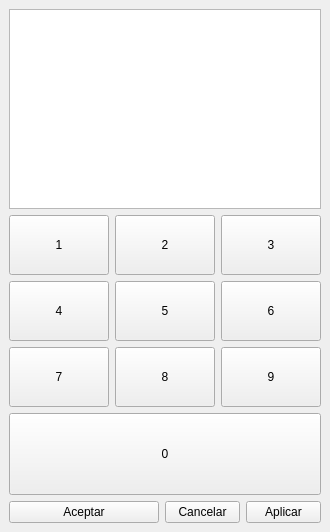
<?xml version="1.0" encoding="UTF-8"?>
<ui version="4.0">
 <class>MainWindow</class>
 <widget class="QMainWindow" name="MainWindow">
  <property name="geometry">
   <rect>
    <x>0</x>
    <y>0</y>
    <width>328</width>
    <height>532</height>
   </rect>
  </property>
  <property name="sizePolicy">
   <sizepolicy hsizetype="Preferred" vsizetype="Preferred">
    <horstretch>0</horstretch>
    <verstretch>0</verstretch>
   </sizepolicy>
  </property>
  <property name="windowTitle">
   <string>Ejemplo de formulario</string>
  </property>
  <widget class="QWidget" name="centralwidget">
   <layout class="QVBoxLayout" name="verticalLayout_2">
    <item>
     <widget class="QTextEdit" name="textEdit">
      <property name="minimumSize">
       <size>
        <width>0</width>
        <height>200</height>
       </size>
      </property>
     </widget>
    </item>
    <item>
     <layout class="QHBoxLayout" name="horizontalLayout">
      <item>
       <layout class="QVBoxLayout" name="verticalLayout_5">
        <item>
         <widget class="QPushButton" name="pushButton_13">
          <property name="sizePolicy">
           <sizepolicy hsizetype="Expanding" vsizetype="Expanding">
            <horstretch>0</horstretch>
            <verstretch>0</verstretch>
           </sizepolicy>
          </property>
          <property name="minimumSize">
           <size>
            <width>0</width>
            <height>60</height>
           </size>
          </property>
          <property name="text">
           <string>1</string>
          </property>
         </widget>
        </item>
        <item>
         <widget class="QPushButton" name="pushButton_11">
          <property name="sizePolicy">
           <sizepolicy hsizetype="Expanding" vsizetype="Expanding">
            <horstretch>0</horstretch>
            <verstretch>0</verstretch>
           </sizepolicy>
          </property>
          <property name="minimumSize">
           <size>
            <width>0</width>
            <height>60</height>
           </size>
          </property>
          <property name="text">
           <string>4</string>
          </property>
         </widget>
        </item>
        <item>
         <widget class="QPushButton" name="pushButton_12">
          <property name="sizePolicy">
           <sizepolicy hsizetype="Expanding" vsizetype="Expanding">
            <horstretch>0</horstretch>
            <verstretch>0</verstretch>
           </sizepolicy>
          </property>
          <property name="minimumSize">
           <size>
            <width>0</width>
            <height>60</height>
           </size>
          </property>
          <property name="text">
           <string>7</string>
          </property>
         </widget>
        </item>
       </layout>
      </item>
      <item>
       <layout class="QVBoxLayout" name="verticalLayout_4">
        <item>
         <widget class="QPushButton" name="pushButton_10">
          <property name="sizePolicy">
           <sizepolicy hsizetype="Expanding" vsizetype="Expanding">
            <horstretch>0</horstretch>
            <verstretch>0</verstretch>
           </sizepolicy>
          </property>
          <property name="minimumSize">
           <size>
            <width>0</width>
            <height>60</height>
           </size>
          </property>
          <property name="text">
           <string>2</string>
          </property>
         </widget>
        </item>
        <item>
         <widget class="QPushButton" name="pushButton_6">
          <property name="sizePolicy">
           <sizepolicy hsizetype="Expanding" vsizetype="Expanding">
            <horstretch>0</horstretch>
            <verstretch>0</verstretch>
           </sizepolicy>
          </property>
          <property name="minimumSize">
           <size>
            <width>0</width>
            <height>60</height>
           </size>
          </property>
          <property name="text">
           <string>5</string>
          </property>
         </widget>
        </item>
        <item>
         <widget class="QPushButton" name="pushButton_4">
          <property name="sizePolicy">
           <sizepolicy hsizetype="Expanding" vsizetype="Expanding">
            <horstretch>0</horstretch>
            <verstretch>0</verstretch>
           </sizepolicy>
          </property>
          <property name="minimumSize">
           <size>
            <width>0</width>
            <height>60</height>
           </size>
          </property>
          <property name="text">
           <string>8</string>
          </property>
         </widget>
        </item>
       </layout>
      </item>
      <item>
       <layout class="QVBoxLayout" name="verticalLayout_3">
        <item>
         <widget class="QPushButton" name="pushButton_3">
          <property name="sizePolicy">
           <sizepolicy hsizetype="Expanding" vsizetype="Expanding">
            <horstretch>0</horstretch>
            <verstretch>0</verstretch>
           </sizepolicy>
          </property>
          <property name="text">
           <string>3</string>
          </property>
         </widget>
        </item>
        <item>
         <widget class="QPushButton" name="pushButton">
          <property name="sizePolicy">
           <sizepolicy hsizetype="Expanding" vsizetype="Expanding">
            <horstretch>0</horstretch>
            <verstretch>0</verstretch>
           </sizepolicy>
          </property>
          <property name="text">
           <string>6</string>
          </property>
         </widget>
        </item>
        <item>
         <widget class="QPushButton" name="pushButton_2">
          <property name="sizePolicy">
           <sizepolicy hsizetype="Expanding" vsizetype="Expanding">
            <horstretch>0</horstretch>
            <verstretch>0</verstretch>
           </sizepolicy>
          </property>
          <property name="text">
           <string>9</string>
          </property>
         </widget>
        </item>
       </layout>
      </item>
     </layout>
    </item>
    <item>
     <layout class="QGridLayout" name="gridLayout">
      <item row="0" column="0">
       <widget class="QPushButton" name="pushButton_5">
        <property name="sizePolicy">
         <sizepolicy hsizetype="Expanding" vsizetype="Expanding">
          <horstretch>0</horstretch>
          <verstretch>0</verstretch>
         </sizepolicy>
        </property>
        <property name="minimumSize">
         <size>
          <width>0</width>
          <height>60</height>
         </size>
        </property>
        <property name="text">
         <string>0</string>
        </property>
       </widget>
      </item>
     </layout>
    </item>
    <item>
     <layout class="QHBoxLayout" name="horizontalLayout_3">
      <item>
       <widget class="QPushButton" name="pushButton_8">
        <property name="sizePolicy">
         <sizepolicy hsizetype="Minimum" vsizetype="Minimum">
          <horstretch>0</horstretch>
          <verstretch>0</verstretch>
         </sizepolicy>
        </property>
        <property name="minimumSize">
         <size>
          <width>150</width>
          <height>0</height>
         </size>
        </property>
        <property name="maximumSize">
         <size>
          <width>16777215</width>
          <height>16777215</height>
         </size>
        </property>
        <property name="text">
         <string>Aceptar</string>
        </property>
       </widget>
      </item>
      <item>
       <widget class="QPushButton" name="pushButton_9">
        <property name="sizePolicy">
         <sizepolicy hsizetype="Minimum" vsizetype="Minimum">
          <horstretch>0</horstretch>
          <verstretch>0</verstretch>
         </sizepolicy>
        </property>
        <property name="minimumSize">
         <size>
          <width>75</width>
          <height>0</height>
         </size>
        </property>
        <property name="maximumSize">
         <size>
          <width>16777215</width>
          <height>16777215</height>
         </size>
        </property>
        <property name="text">
         <string>Cancelar</string>
        </property>
       </widget>
      </item>
      <item>
       <widget class="QPushButton" name="pushButton_7">
        <property name="sizePolicy">
         <sizepolicy hsizetype="Minimum" vsizetype="Minimum">
          <horstretch>0</horstretch>
          <verstretch>0</verstretch>
         </sizepolicy>
        </property>
        <property name="minimumSize">
         <size>
          <width>75</width>
          <height>0</height>
         </size>
        </property>
        <property name="maximumSize">
         <size>
          <width>16777215</width>
          <height>16777215</height>
         </size>
        </property>
        <property name="text">
         <string>Aplicar</string>
        </property>
       </widget>
      </item>
     </layout>
    </item>
   </layout>
  </widget>
 </widget>
 <resources/>
 <connections/>
 <slots>
  <slot>mostrar_mensaje()</slot>
 </slots>
</ui>
